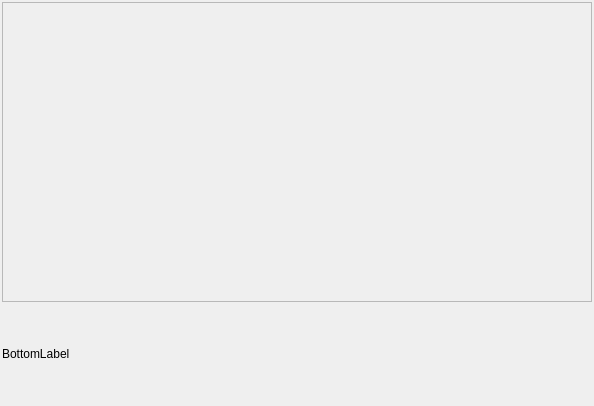
<?xml version="1.0" encoding="UTF-8"?>
<ui version="4.0">
 <class>NormalDisplayWidget</class>
 <widget class="QWidget" name="NormalDisplayWidget">
  <property name="geometry">
   <rect>
    <x>0</x>
    <y>0</y>
    <width>594</width>
    <height>406</height>
   </rect>
  </property>
  <property name="windowTitle">
   <string>Form</string>
  </property>
  <layout class="QVBoxLayout" name="verticalLayout" stretch="0,0">
   <property name="spacing">
    <number>2</number>
   </property>
   <property name="leftMargin">
    <number>2</number>
   </property>
   <property name="topMargin">
    <number>2</number>
   </property>
   <property name="rightMargin">
    <number>2</number>
   </property>
   <property name="bottomMargin">
    <number>2</number>
   </property>
   <item>
    <widget class="QFrame" name="frame">
     <property name="minimumSize">
      <size>
       <width>0</width>
       <height>300</height>
      </size>
     </property>
     <property name="frameShape">
      <enum>QFrame::StyledPanel</enum>
     </property>
     <property name="frameShadow">
      <enum>QFrame::Raised</enum>
     </property>
    </widget>
   </item>
   <item>
    <layout class="QHBoxLayout" name="bottomLayout">
     <property name="spacing">
      <number>2</number>
     </property>
     <item>
      <widget class="QLabel" name="label">
       <property name="text">
        <string>BottomLabel</string>
       </property>
      </widget>
     </item>
    </layout>
   </item>
  </layout>
 </widget>
 <resources/>
 <connections/>
</ui>
